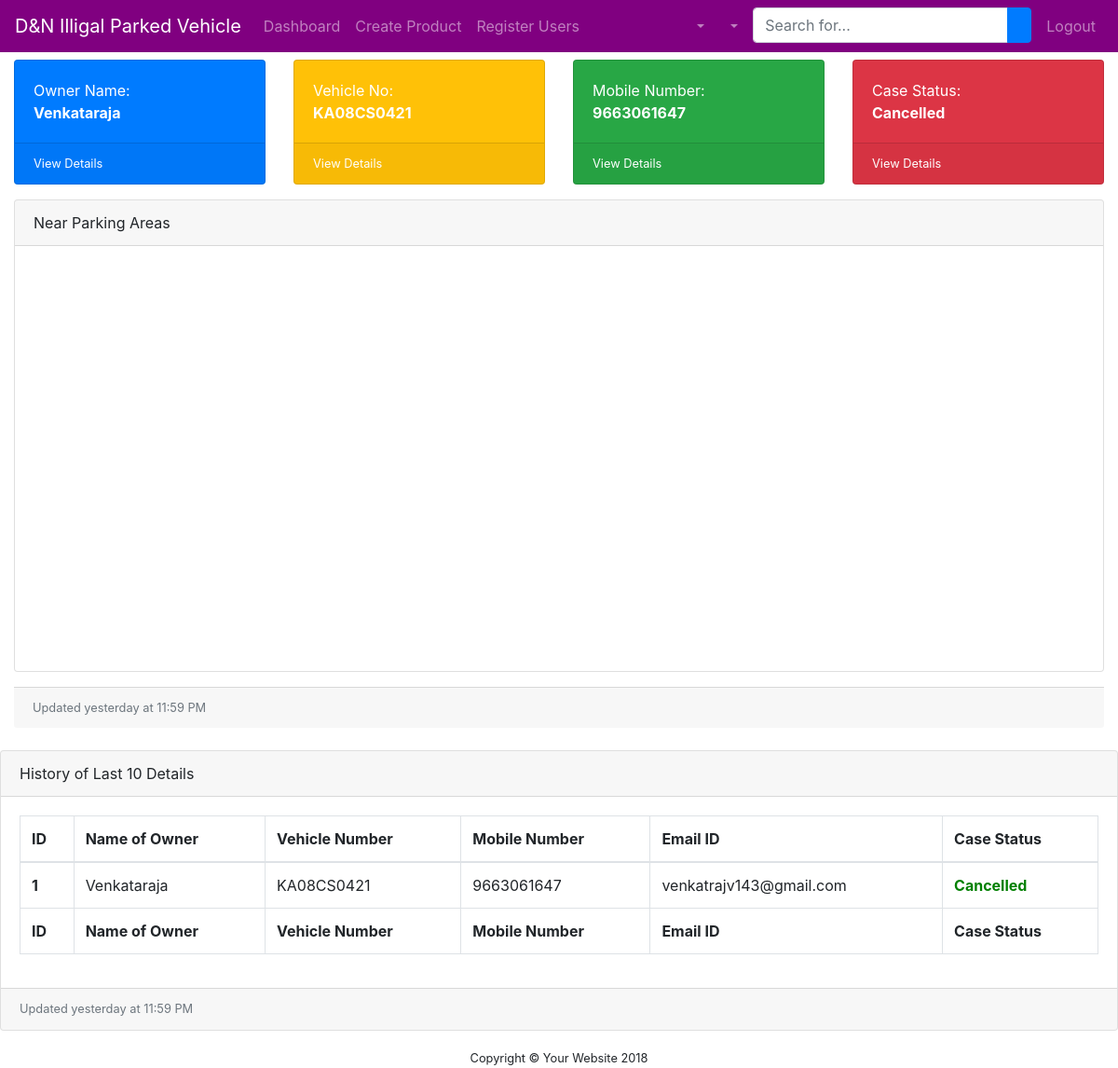
Page /index.php (signed in) on the committed database.
### tables this page shows
CREATE TABLE `vehicle` (
  `Id` int(10) NOT NULL,
  `Name` varchar(50) NOT NULL,
  `Vehicle_No` varchar(15) NOT NULL,
  `Mobile_No` varchar(10) NOT NULL,
  `Email_id` varchar(30) NOT NULL,
  `Status` varchar(15) NOT NULL
);

### index.php (the view, shortened to what this page needs)
<!DOCTYPE html>
<?php
$Vehicle_no=$_SESSION['Vehicle_No'];
require "config.php";
?>
<html lang="en">
<head>
<link rel="stylesheet" href="https://maxcdn.bootstrapcdn.com/bootstrap/4.3.1/css/bootstrap.min.css">
  <script src="https://maxcdn.bootstrapcdn.com/bootstrap/3.4.0/js/bootstrap.min.js"></script></head>
<body class="fixed-nav sticky-footer bg-active" id="page-top">
<nav class="navbar navbar-expand-lg navbar-dark  fixed-top"style="background-color: purple;" id="mainNav">
<a class="navbar-brand" href="index.php">D&N Illigal Parked Vehicle</a>
<div class="collapse navbar-collapse" id="navbarResponsive">
<ul class="navbar-nav navbar-sidenav" id="exampleAccordion">
<li class="nav-item" data-toggle="tooltip" data-placement="right" title="Dashboard">
<a class="nav-link" href="index.php">
<span class="nav-link-text">Dashboard</span>
</a>
</li>
<li class="nav-item" data-toggle="tooltip" data-placement="right" title="Charts">
<a class="nav-link" href="product.php">
<span class="nav-link-text">Create Product</span>
</a>
</li>
<li class="nav-item" data-toggle="tooltip" data-placement="right" title="Charts">
<a class="nav-link" href="register.php">
<span class="nav-link-text">Register Users</span>
</a>
</li>
</ul>
<ul class="navbar-nav sidenav-toggler">
<li class="nav-item">
<a class="nav-link text-center" id="sidenavToggler">
</a>
</li>
</ul>
<ul class="navbar-nav ml-auto">
<li class="nav-item dropdown">
<a class="nav-link dropdown-toggle mr-lg-2" id="messagesDropdown" href="#" data-toggle="dropdown" aria-haspopup="true" aria-expanded="false">
</a>
</li>
<li class="nav-item dropdown">
<a class="nav-link dropdown-toggle mr-lg-2" id="alertsDropdown" href="#" data-toggle="dropdown" aria-haspopup="true" aria-expanded="false">
</a>
</li>
<li class="nav-item">
<form class="form-inline my-2 my-lg-0 mr-lg-2">
<div class="input-group">
<input class="form-control" type="text" placeholder="Search for...">
<span class="input-group-append">
<button class="btn btn-primary" type="button">
</button>
</span>
</div>
</form>
</li>
<li class="nav-item">
<a class="nav-link" data-toggle="modal" data-target="#exampleModal">
<i class="fa fa-fw fa-sign-out"></i>Logout</a>
</li>
</ul>
</div>
</nav>
<div class="content-wrapper">
<div class="container-fluid">
<ol class="breadcrumb">
<li class="breadcrumb-item">
<a href="#">Dashboard</a>
</li>
<li class="breadcrumb-item active">My Dashboard</li>
</ol>
<?php
$Vehicle_No=$_SESSION['Vehicle_No'];
$sqll = "SELECT  * from vehicle WHERE  Vehicle_No='$Vehicle_No'";
$result = mysqli_query($conn, $sqll);
if (mysqli_num_rows($result) > 0)
{
while($row = mysqli_fetch_assoc($result))
{
?>
<div class="row">
<div class="col-xl-3 col-sm-6 mb-3">
<div class="card text-white bg-primary o-hidden h-100">
<div class="card-body">
<div class="mr-5">Owner Name:<br/><b><?php echo $row['Name'];?></b></div>
</div>
<a class="card-footer text-white clearfix small z-1" href="#">
<span class="float-left">View Details</span>
</a>
</div>
</div>
<div class="col-xl-3 col-sm-6 mb-3">
<div class="card text-white bg-warning o-hidden h-100">
<div class="card-body">
<div class="mr-5">
  Vehicle No:<br/><b><?php echo $row['Vehicle_No'];?></b></div>
</div>
<a class="card-footer text-white clearfix small z-1" href="#">
<span class="float-left">View Details</span>
</a>
</div>
</div>
<div class="col-xl-3 col-sm-6 mb-3">
<div class="card text-white bg-success o-hidden h-100">
<div class="card-body">
<div class="mr-5">
  Mobile Number:<br/><b><?php echo $row['Mobile_No'];?></b>
</div>
</div>
<a class="card-footer text-white clearfix small z-1" href="#">
<span class="float-left">View Details</span>
</a>
</div>
</div>
<div class="col-xl-3 col-sm-6 mb-3">
<div class="card text-white bg-danger o-hidden h-100">
<div class="card-body">
<div class="mr-5">Case Status:<br/><b><?php echo $row['Status'];?></b></div>
</div>
<a class="card-footer text-white clearfix small z-1" href="#">
<span class="float-left">View Details</span>
</a>
</div>
</div>
</div>
<?php
}
}
else
{
echo '0 results';
}
?>
<div class="card mb-3">
<div class="card-header">
<i class="fa fa-area-chart"></i> Near Parking Areas</div>
<div class="card-body">
  <?php include("maps.php"); ?>
<div class="card-footer small text-muted">Updated yesterday at 11:59 PM</div>
<div class="card mb-3">
<div class="card-header">
<i class="fa fa-table"></i>History of Last 10 Details</div>
<div class="card-body">
<div class="table-responsive">
<table class="table table-bordered" id="dataTable" width="100%" cellspacing="0">
<thead>
<tr>
<th>ID</th>
<th>Name of Owner</th>
<th>Vehicle Number</th>
<th>Mobile Number</th>
<th>Email ID</th>
<th>Case Status</th>
</tr>
</thead>
<tfoot>
<tr>
<th>ID</th>
<th>Name of Owner</th>
<th>Vehicle Number</th>
<th>Mobile Number</th>
<th>Email ID</th>
<th>Case Status</th>
</tr>
</tfoot>
<?php
$sql = "SELECT * from vehicle WHERE Vehicle_No='$Vehicle_no'";
$result = mysqli_query($conn, $sql);
if (mysqli_num_rows($result) > 0) {
while($row = mysqli_fetch_assoc($result)) { ?>
<tbody>
<tr>
<th>
<?php echo $row['Id']; ?>
</th>
<td>
<?php echo $row['Name']; ?>
</td>
<td>
<?php echo $row['Vehicle_No']; ?>
</td>
<td>
<?php echo $row['Mobile_No']; ?>
</td>
<td>
<?php echo $row['Email_id']; ?>
</td>
<td>
<?php
  if($row['Status']=="Pending"){
 echo "<b><font color=blue>". $row['Status']."</font></b>";}
 else if($row['Status']=="Booked"){
 echo "<b><font color=red>". $row['Status']."</font></b>";}
 else if($row['Status']=="Cancelled"){
 echo "<b><font color=green>". $row['Status']."</font></b>";
}
?>
</td>
</tr>
</tbody>
<?php
}
} else {
echo '0 results';
}
?>
</table>
</div>
</div>
<div class="card-footer small text-muted">Updated yesterday at 11:59 PM</div>
</div>
<footer class="sticky-footer">
<div class="container">
<div class="text-center">
<small>Copyright © Your Website 2018</small>
</div>
</div>
</footer>
</body>
</html>

### rows in the picture
vehicle: Name "Venkataraja", Vehicle_No "KA08CS0421", Mobile_No "9663061647", Status "Cancelled", Id "1", Email "venkatrajv143@gmail.com"
